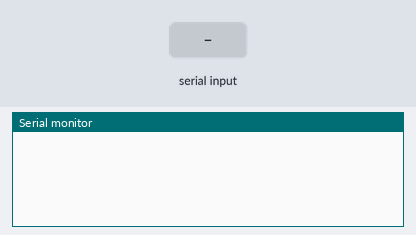
The sketch below on a simulated Arduino Uno, built with avr-gcc and run on an emulated ATmega328P. Parts: the last lines printed to the serial monitor. The test bench sets the inputs (shaded band).

Above: at 1.2 s.
1.3 s: "A,1\n" received over the second serial link
At 3.2 s:
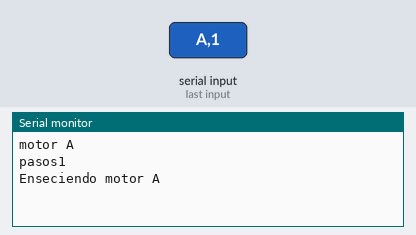
3.8 s: "B,1\n" received over the second serial link
At 6.0 s:
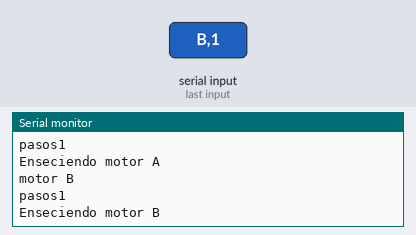
6.3 s: "C,1\n" received over the second serial link
At 8.2 s:
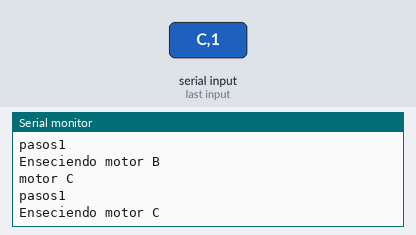
8.8 s: "D,1\n" received over the second serial link
At 11.0 s:
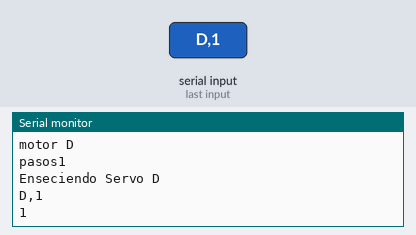
11.3 s: "D" received over the second serial link
At 12.8 s:
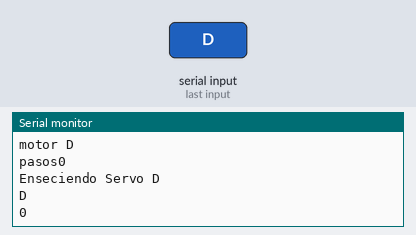
13.8 s: "90,45\n" received over the second serial link
At 15.2 s:
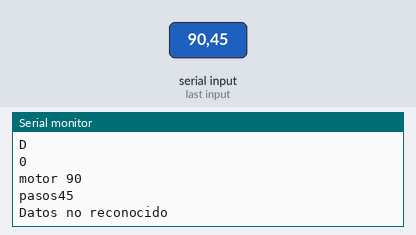
Timing chart, 0 to 16.8 s (numbered marks = the images above; inputs shaded):
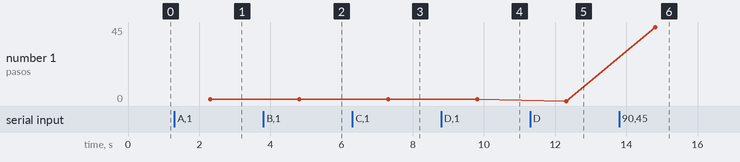

Measured:
- after the input at 1.3 s, the serial monitor: prints a new line after 1.0 s (image 1)
- after the input at 3.8 s, the serial monitor: prints a new line after 1.0 s (image 2)
- after the input at 6.3 s, the serial monitor: prints a new line after 1.0 s (image 3)
- after the input at 8.8 s, the serial monitor: prints a new line after 1.0 s (image 4)
- after the input at 11.3 s, the serial monitor: prints a new line after 1.0 s (image 5)
- after the input at 13.8 s, the serial monitor: prints a new line after 1.0 s (image 6)
- plotted number 1: 1 → 0 after the input at 11.3 s, 0 → 45 after the input at 13.8 s

The sketch:

prueba-bluetooth.ino
```cpp
#include <SoftwareSerial.h>

String datos;
String datoPreliminar;
String  motor;
int pasos;
int posicion;
SoftwareSerial BT(10,9);
void setup() {
  BT.begin(9600);
  Serial.begin(9600);

}

void loop() {
  if(BT.available()){
    datos = BT.readString();
    posicion = datos.indexOf(',');
    motor = datos.substring(0,posicion);
    Serial.print("motor ");
    Serial.println(motor);
    datoPreliminar = datos.substring(posicion+1,datos.length());
    pasos = datoPreliminar.toInt();
    Serial.print("pasos");
    Serial.println(pasos);

    if(motor.equals("A")){
              Serial.println("Enseciendo motor A");
    }else if(motor.equals("B")){
              Serial.println("Enseciendo motor B");
    }else if(motor.equals("C")){
              Serial.println("Enseciendo motor C");
    }else if(motor.equals("D")){
              Serial.println("Enseciendo Servo D");
              Serial.println(datos);
              Serial.println(pasos);
    }else{
      Serial.println("Datos no reconocido");
    }
  }
}
```
